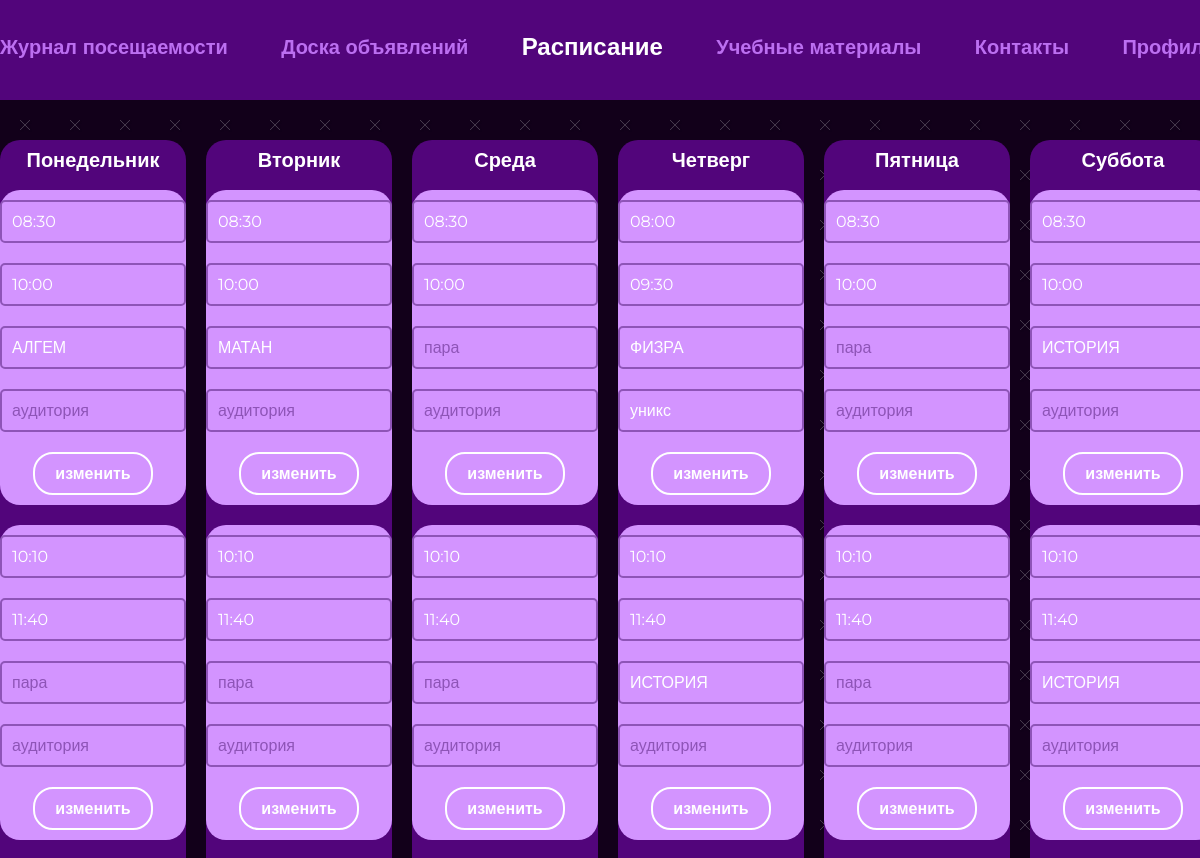
Before: /timetable (signed in, upper part) with the older database file.
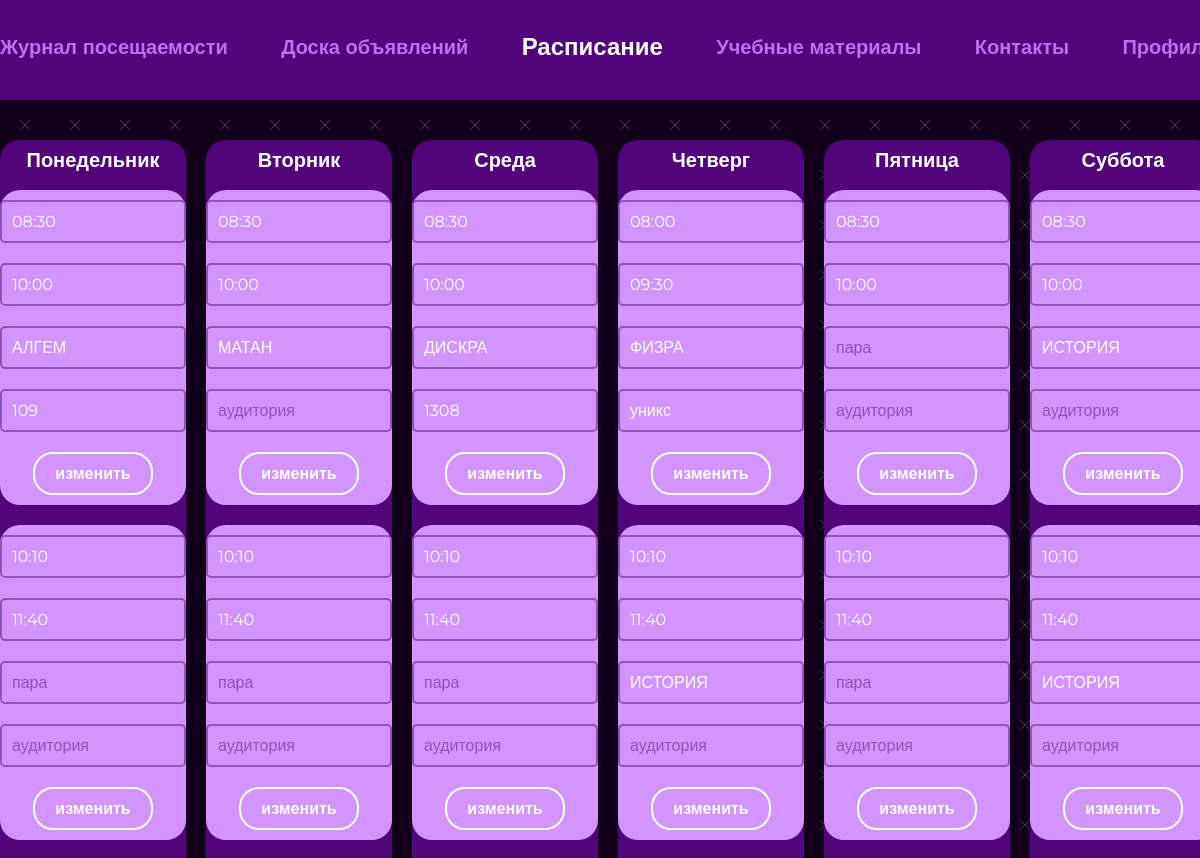
After: the same page with the newer database file.
### main/models.py (models this page shows, shortened)
class Lesson(models.Model):
    MONDAY = 1
    TUESDAY = 2
    WEDNESDAY = 3
    THURSDAY = 4
    FRIDAY = 5
    SATURDAY = 6
    DAY = [
        (MONDAY, 'Понедельник'),
        (TUESDAY, 'Вторник'),
        (WEDNESDAY, 'Среда'),
        (THURSDAY, 'Четверг'),
        (FRIDAY, 'Пятница'),
        (SATURDAY, 'Суббота')
    ]
    day = models.SmallIntegerField(choices=DAY)
    start_time = models.TimeField()
    end_time = models.TimeField()
    name = models.CharField(max_length=50, blank=True)
    schedule = models.ForeignKey(Room, on_delete=models.CASCADE)
    room_num = models.CharField(max_length=50, blank=True)
    num = models.SmallIntegerField(default=0)

### main/views.py (the view, shortened to what this page needs)
# urls.py: path('timetable', views.timetable, name='timetable'),
@login_required()
def timetable(request):
    cur_student = get_student(request)
    list = Lesson.objects.filter(schedule=cur_student.room)
    if not list.exists():
        create_schedule(cur_student.room)
    dict_of_lessons = {}
    for i in range(1, 7):
        dict_of_lessons[i] = list.filter(day=i)
    DAY = {
        1: 'Понедельник',
        2: 'Вторник',
        3: 'Среда',
        4: 'Четверг',
        5: 'Пятница',
        6: 'Суббота'
    }
    contex = {
        'navbar': 'timetable',
        'DAY': DAY,
        'perm': get_perm(cur_student.permission),
        'data': dict_of_lessons
    }
    return render(request, "main/timetable.html", context=contex)

### main/views.py (called while the page is built)
@register.filter
def get_item(dict, key):
    return dict.get(key)

def get_student(request):
    return Student.objects.get(user=request.user)

def get_perm(permission):
    if permission == 0:
        return False
    return True

### main/templates/main/timetable.html (shortened to what this page needs)
{% extends 'main/base.html' %}
{% block content %}
<div class="container">
      <div class="timetable__container">
      {% for day, lessons in data.items %}
        <div class="timetable__column">
          <h3 class="timetable__title">
            {{ DAY|get_item:day }}
          </h3>
          {% for lesson in lessons %}
            {% if perm %}
              <form class="timetable__cell" method="post">
                <input type="text" class="timetable__input" name="start_time" placeholder="начало пары" value="{{ lesson.start_time|time:'H:i'}}">
                <input type="text" class="timetable__input" name="end_time" placeholder="конец пары" value="{{ lesson.end_time|time:'H:i'}}">
                <input type="text" class="timetable__input" name="name" placeholder="пара" value="{{ lesson.name}}">
                <input type="text" class="timetable__input" name="room_num" placeholder="аудитория" value="{{ lesson.room_num}}">
                <button name="{{lesson.day}}*{{lesson.num}}" id="{{lesson.day}}.{{lesson.num}}" class="mini-btn btn-change">изменить</button>
              </form>
            {% endif %}
          {% endfor %}
        </div>
      {% endfor %}
      </div>
    </div>
{% endblock content %}

Changed rows visible on the page:
changed Lesson "АЛГЕМ": room_num (not shown) → "109"
changed Lesson: name (not shown) → "ДИСКРА"; room_num (not shown) → "1308"
